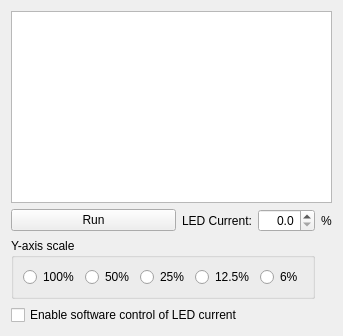
      <widget class="QWidget" name="calibration_tab">
       <attribute name="title">
        <string>Calibration</string>
       </attribute>
       <layout class="QGridLayout" name="gridLayout_7" columnstretch="10,0,0,0">
        <item row="0" column="0" colspan="4">
         <widget class="PlotWidget" name="graphicsView"/>
        </item>
        <item row="2" column="2">
         <widget class="QDoubleSpinBox" name="doubleSpinBox_2">
          <property name="enabled">
           <bool>true</bool>
          </property>
          <property name="alignment">
           <set>Qt::AlignRight|Qt::AlignTrailing|Qt::AlignVCenter</set>
          </property>
          <property name="decimals">
           <number>1</number>
          </property>
         </widget>
        </item>
        <item row="4" column="0" colspan="4">
         <widget class="QCheckBox" name="checkBox_2">
          <property name="toolTip">
           <string>Ignore physical knob and toggle switch</string>
          </property>
          <property name="text">
           <string>Enable software control of LED current</string>
          </property>
         </widget>
        </item>
        <item row="2" column="1">
         <widget class="QLabel" name="label_6">
          <property name="text">
           <string>LED Current:</string>
          </property>
          <property name="alignment">
           <set>Qt::AlignLeading|Qt::AlignLeft|Qt::AlignVCenter</set>
          </property>
         </widget>
        </item>
        <item row="2" column="3">
         <widget class="QLabel" name="label_7">
          <property name="text">
           <string>%</string>
          </property>
         </widget>
        </item>
        <item row="2" column="0">
         <widget class="QPushButton" name="pushButton_2">
          <property name="text">
           <string>Run</string>
          </property>
         </widget>
        </item>
        <item row="3" column="0" colspan="3">
         <widget class="QGroupBox" name="groupBox_5">
          <property name="title">
           <string>Y-axis scale</string>
          </property>
          <layout class="QGridLayout" name="gridLayout_8">
           <item row="0" column="4">
            <widget class="QRadioButton" name="radioButton_12">
             <property name="text">
              <string>6%</string>
             </property>
             <attribute name="buttonGroup">
              <string notr="true">axis_button_group</string>
             </attribute>
            </widget>
           </item>
           <item row="0" column="2">
            <widget class="QRadioButton" name="radioButton_10">
             <property name="text">
              <string>25%</string>
             </property>
             <attribute name="buttonGroup">
              <string notr="true">axis_button_group</string>
             </attribute>
            </widget>
           </item>
           <item row="0" column="1">
            <widget class="QRadioButton" name="radioButton_9">
             <property name="text">
              <string>50%</string>
             </property>
             <attribute name="buttonGroup">
              <string notr="true">axis_button_group</string>
             </attribute>
            </widget>
           </item>
           <item row="0" column="0">
            <widget class="QRadioButton" name="radioButton_8">
             <property name="text">
              <string>100%</string>
             </property>
             <attribute name="buttonGroup">
              <string notr="true">axis_button_group</string>
             </attribute>
            </widget>
           </item>
           <item row="0" column="3">
            <widget class="QRadioButton" name="radioButton_11">
             <property name="text">
              <string>12.5%</string>
             </property>
             <attribute name="buttonGroup">
              <string notr="true">axis_button_group</string>
             </attribute>
            </widget>
           </item>
          </layout>
         </widget>
        </item>
       </layout>
      </widget>
